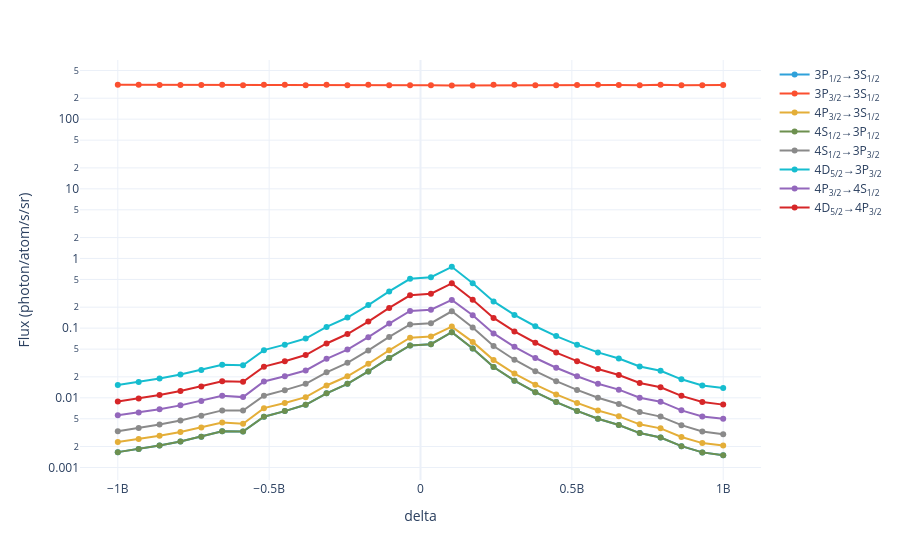

This figure's notebook cell:
### Markdown cell above
The flux for all transitions plotted on a log scale:

### Code cell
plotly_dataarray(results, log_y=True, markers=True)
